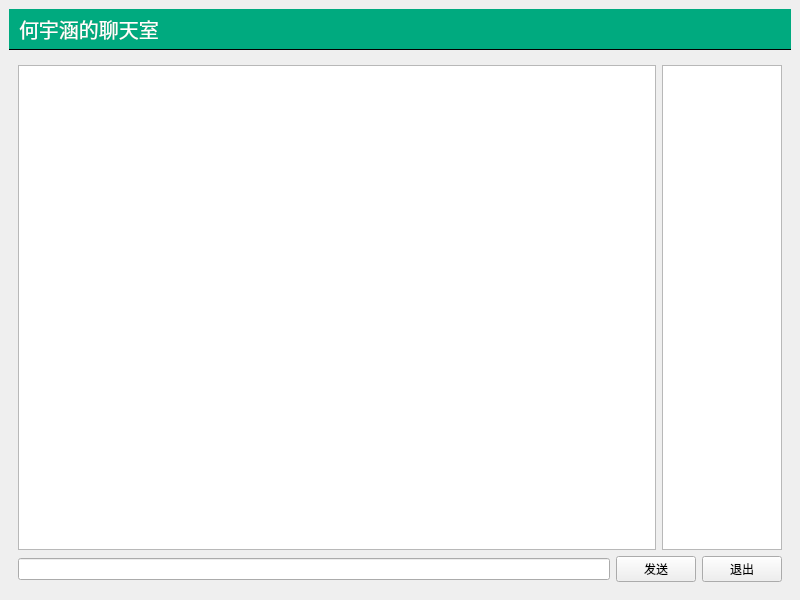
<?xml version="1.0" encoding="UTF-8"?>
<ui version="4.0">
 <class>MainWindow</class>
 <widget class="QMainWindow" name="MainWindow">
  <property name="geometry">
   <rect>
    <x>0</x>
    <y>0</y>
    <width>800</width>
    <height>600</height>
   </rect>
  </property>
  <property name="windowTitle">
   <string>聊天室客户端</string>
  </property>
  <property name="styleSheet">
   <string notr="true">#titleLabel{
background:white;
font-size:20px;
border:none;
border-bottom:1px solid black;
padding:5px;
font:24t&quot;黑体&quot;;
color:rgb(255,255,255);
background-color:rgba(0,170,127,255);
}

#mainFrame{
border:none;
background:white;
}

#loginFrame{
background:qlineargradient(x1:0,y1:0,x2:0,y2:1,stop:0 #ddf,stop:1#aaf);
border:1px solid gray;
padding:10px;
border-radius:25px;
}</string>
  </property>
  <widget class="QWidget" name="centralwidget">
   <layout class="QGridLayout" name="gridLayout_2">
    <item row="0" column="0">
     <widget class="QLabel" name="titleLabel">
      <property name="styleSheet">
       <string notr="true"/>
      </property>
      <property name="text">
       <string>何宇涵的聊天室</string>
      </property>
     </widget>
    </item>
    <item row="1" column="0">
     <widget class="QStackedWidget" name="stackedWidget">
      <property name="currentIndex">
       <number>0</number>
      </property>
      <widget class="QWidget" name="chatPage">
       <layout class="QGridLayout" name="gridLayout_4">
        <item row="0" column="0">
         <layout class="QHBoxLayout" name="horizontalLayout">
          <item>
           <widget class="QTextEdit" name="roomTextEdit"/>
          </item>
          <item>
           <widget class="QListWidget" name="userListWidget">
            <property name="maximumSize">
             <size>
              <width>120</width>
              <height>16777215</height>
             </size>
            </property>
           </widget>
          </item>
         </layout>
        </item>
        <item row="1" column="0">
         <layout class="QHBoxLayout" name="horizontalLayout_2">
          <item>
           <widget class="QLineEdit" name="sayLineEdit"/>
          </item>
          <item>
           <widget class="QPushButton" name="sayButton">
            <property name="text">
             <string>发送</string>
            </property>
           </widget>
          </item>
          <item>
           <widget class="QPushButton" name="logoutButton">
            <property name="text">
             <string>退出</string>
            </property>
           </widget>
          </item>
         </layout>
        </item>
       </layout>
      </widget>
      <widget class="QWidget" name="loginPage">
       <layout class="QGridLayout" name="gridLayout_3">
        <item row="1" column="0">
         <spacer name="horizontalSpacer">
          <property name="orientation">
           <enum>Qt::Orientation::Horizontal</enum>
          </property>
          <property name="sizeHint" stdset="0">
           <size>
            <width>253</width>
            <height>20</height>
           </size>
          </property>
         </spacer>
        </item>
        <item row="2" column="1">
         <spacer name="verticalSpacer_3">
          <property name="orientation">
           <enum>Qt::Orientation::Vertical</enum>
          </property>
          <property name="sizeHint" stdset="0">
           <size>
            <width>20</width>
            <height>224</height>
           </size>
          </property>
         </spacer>
        </item>
        <item row="0" column="1">
         <spacer name="verticalSpacer_2">
          <property name="orientation">
           <enum>Qt::Orientation::Vertical</enum>
          </property>
          <property name="sizeHint" stdset="0">
           <size>
            <width>20</width>
            <height>225</height>
           </size>
          </property>
         </spacer>
        </item>
        <item row="1" column="2">
         <spacer name="horizontalSpacer_2">
          <property name="orientation">
           <enum>Qt::Orientation::Horizontal</enum>
          </property>
          <property name="sizeHint" stdset="0">
           <size>
            <width>253</width>
            <height>20</height>
           </size>
          </property>
         </spacer>
        </item>
        <item row="1" column="1">
         <widget class="QFrame" name="loginFrame">
          <property name="frameShape">
           <enum>QFrame::Shape::StyledPanel</enum>
          </property>
          <property name="frameShadow">
           <enum>QFrame::Shadow::Raised</enum>
          </property>
          <layout class="QVBoxLayout" name="verticalLayout">
           <item>
            <layout class="QGridLayout" name="gridLayout">
             <item row="3" column="2">
              <widget class="QLineEdit" name="usernameEdit">
               <property name="text">
                <string>abc</string>
               </property>
              </widget>
             </item>
             <item row="3" column="1">
              <widget class="QLabel" name="label_3">
               <property name="text">
                <string>昵称：</string>
               </property>
              </widget>
             </item>
             <item row="2" column="2">
              <widget class="QLineEdit" name="serverEdit">
               <property name="text">
                <string>127.0.0.1</string>
               </property>
              </widget>
             </item>
             <item row="2" column="1">
              <widget class="QLabel" name="label_2">
               <property name="text">
                <string>服务器地址：</string>
               </property>
              </widget>
             </item>
            </layout>
           </item>
           <item>
            <spacer name="verticalSpacer">
             <property name="orientation">
              <enum>Qt::Orientation::Vertical</enum>
             </property>
             <property name="sizeType">
              <enum>QSizePolicy::Policy::Fixed</enum>
             </property>
             <property name="sizeHint" stdset="0">
              <size>
               <width>20</width>
               <height>10</height>
              </size>
             </property>
            </spacer>
           </item>
           <item>
            <widget class="QPushButton" name="loginButton">
             <property name="text">
              <string>登录聊天室</string>
             </property>
            </widget>
           </item>
          </layout>
         </widget>
        </item>
       </layout>
      </widget>
     </widget>
    </item>
   </layout>
  </widget>
 </widget>
 <resources/>
 <connections/>
</ui>
